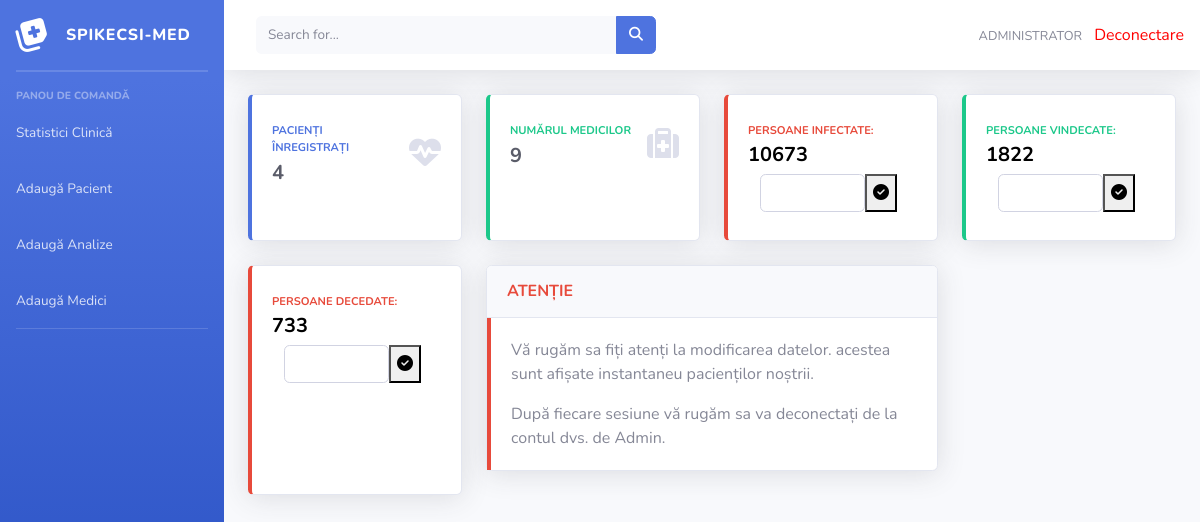
Page /administrator/index.php (signed in) on the earlier database version.
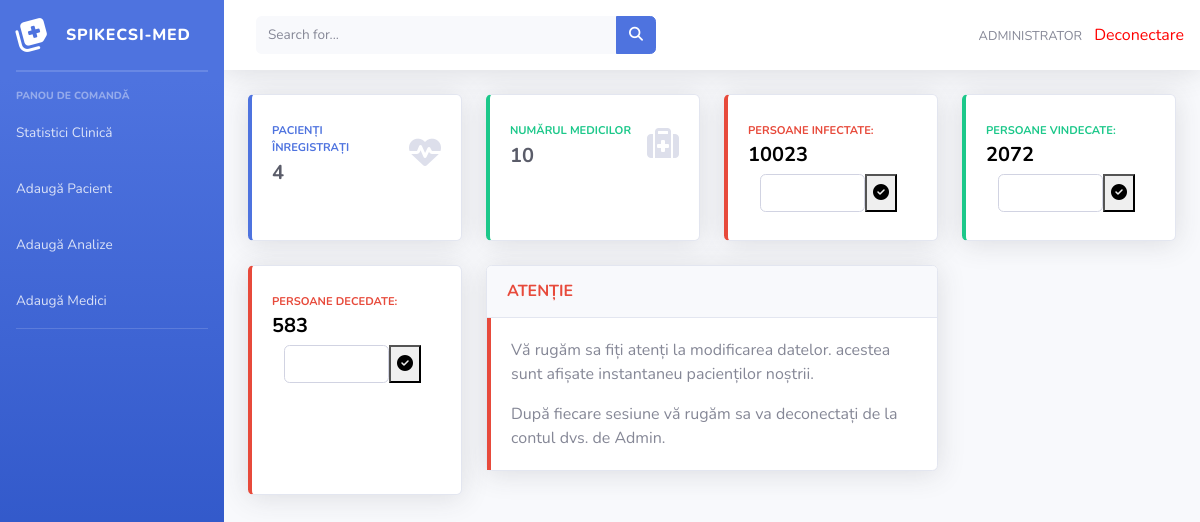
Same page on the later database version.
### tables this page shows
CREATE TABLE `statistici` (
  `p_infectate` int(11) NOT NULL,
  `p_vindecate` int(11) NOT NULL,
  `p_decedate` int(11) NOT NULL,
  `p_testate` int(11) NOT NULL
);

### administrator/components/small-stats.php (the view)
<?php
        function small_stats ()
        {
       $mysqli = new mysqli("localhost", 'root', '', 'licenta');
      $sql = "SELECT count(CNP) as nr_pacienti from pacienti";
      $result = mysqli_query($mysqli, $sql);
      while($row = mysqli_fetch_assoc($result)) {
            $num_conturi=$row['nr_pacienti'];
                              }
      $sql2 = "SELECT count(CNP) as nr_medici from medici";
      $result2 = mysqli_query($mysqli, $sql2);
      while($row2 = mysqli_fetch_assoc($result2)) {
            $num_medici=$row2['nr_medici'];
                              }
      $sql3 = "SELECT p_infectate from statistici";
      $result3 = mysqli_query($mysqli, $sql3);
      while($row3 = mysqli_fetch_assoc($result3)) {
            $pers_infectate=$row3['p_infectate'];
                              }
      $sql4 = "SELECT p_vindecate from statistici";
      $result4 = mysqli_query($mysqli, $sql4);
      while($row4 = mysqli_fetch_assoc($result4)) {
            $pers_vindecate=$row4['p_vindecate'];
                              }
      $sql5 = "SELECT p_decedate from statistici";
      $result5 = mysqli_query($mysqli, $sql5);
      while($row5 = mysqli_fetch_assoc($result5)) {
            $pers_decedate=$row5['p_decedate'];
                              }
            print '<div class="container-fluid">
          <div class="row">
            <div class="col-xl-3 col-md-6 mb-4">
              <div class="card border-left-primary shadow h-100 py-2">
                <div class="card-body">
                  <div class="row no-gutters align-items-center">
                    <div class="col mr-2">
                      <div class="text-xs font-weight-bold text-primary text-uppercase mb-1">pacienți înregistrați</div>
                      <div class="h5 mb-0 font-weight-bold text-gray-800">'.$num_conturi.'</div>
                    </div>
                    <div class="col-auto">
                      <i class="fas fa-heartbeat fa-2x text-gray-300"></i>
                    </div>
                  </div>
                </div>
              </div>
            </div>
            <div class="col-xl-3 col-md-6 mb-4">
              <div class="card border-left-success shadow h-100 py-2">
                <div class="card-body">
                  <div class="row no-gutters align-items-center">
                    <div class="col mr-2">
                      <div class="text-xs font-weight-bold text-success text-uppercase mb-1">Numărul medicilor</div>
                      <div class="h5 mb-0 font-weight-bold text-gray-800">'.$num_medici.'</div>
                    </div>
                    <div class="col-auto">
                      <i class="fas fa-medkit fa-2x text-gray-300"></i>
                    </div>
                  </div>
                </div>
              </div>
            </div>
            <div class="col-xl-3 col-md-6 mb-4">
              <div class="card border-left-danger shadow h-100 py-2">
                <div class="card-body">
                  <div class="row no-gutters align-items-center">
                    <div class="col mr-2">
                      <div class="text-xs font-weight-bold text-danger text-uppercase mb-1">Persoane infectate: <span style="font-size:20px; color: black;">'.$pers_infectate.' </span></div>
                      <div class="row no-gutters align-items-center">
                         <form action="/Licenta_Dash/administrator/update/update_pers_infectate.php" method="post">
                        <div class="col" style="display:flex;flex-direction:row;">
                          <input type="text-primary" class=" form-control" name="infectate" id="infectate">
                          <button type="submit" name="update_persoane_infectate"><i class="fas fa-check-circle"></i></button>
                          </form>
                        </div>
                      </div>
                    </div>
                  </div>
                </div>
              </div>
            </div>
            <div class="col-xl-3 col-md-6 mb-4">
              <div class="card border-left-success shadow h-100 py-2">
                <div class="card-body">
                  <div class="row no-gutters align-items-center">
                    <div class="col mr-2">
                      <div class="text-xs font-weight-bold text-success text-uppercase mb-1">Persoane vindecate: <span style="font-size:20px; color: black;">'.$pers_vindecate.'</span></div>
                      <div class="row no-gutters align-items-center">
                         <form action="/Licenta_Dash/administrator/update/update_pers_vindecate.php" method="post">
                        <div class="col" style="display:flex;flex-direction:row;">
                          <input type="text-primary" class=" form-control" name="vindecate" id="vindecate">
                          <button type="submit" name="update_persoane_vindecate"><i class="fas fa-check-circle"></i></button></form>
                        </div>
                      </div>
                    </div>
                  </div>
                </div>
              </div>
            </div>
            <div class="col-xl-3 col-md-6 mb-4">
              <div class="card border-left-danger shadow h-100 py-2">
                <div class="card-body">
                  <div class="row no-gutters align-items-center">
                    <div class="col mr-2">
                      <div class="text-xs font-weight-bold text-danger text-uppercase mb-1">Persoane decedate: <span style="font-size:20px; color: black;">'.$pers_decedate.'</span></div>
                      <div class="row no-gutters align-items-center">
                         <form action="/Licenta_Dash/administrator/update/update_pers_decedate.php" method="post">
                        <div class="col" style="display:flex;flex-direction:row;">
                          <input type="text-primary" class=" form-control" name="decedate" id="decedate">
                          <button type="submit" name="update_persoane_decedate"><i class="fas fa-check-circle"></i></button></form>
                        </div>
                      </div>
                    </div>
                  </div>
                </div>
              </div>
            </div>
            <div class="col-lg-6 mb-4">
              <div class="card shadow mb-4">
                <div class="card-header py-3">
                  <h6 class="m-0 font-weight-bold text-danger">ATENȚIE</h6>
                </div>
                <div class="card-body border-left-danger">
                  <p>Vă rugăm sa fiți atenți la modificarea datelor. acestea sunt afișate instantaneu pacienților noștrii.</p>
                  <p class="mb-0">După fiecare sesiune vă rugăm sa va deconectați de la contul dvs. de Admin.</p>
                </div>
              </div>
            </div>
          </div>
        </div>';
        }
?>

### administrator/index.php (shortened to what this page needs)
<?php
require_once 'components/sidebar.php';
require_once 'components/top-bar.php';
require_once 'components/small-stats.php';
?>
<!DOCTYPE html>
<html>
<head>
  <link href="../css/sb-admin-2.min.css" rel="stylesheet">
</head>
<body>
<div id="wrapper">
    <?php
    sidebar();
    ?>
    <div id="content-wrapper" style="d-flex flex column">
        <?php      top_bar();
        small_stats(); ?>
</body>
</html>

### administrator/components/sidebar.php
<?php
function sidebar ()
{
print '
<ul class="navbar-nav bg-gradient-primary sidebar sidebar-dark accordion" id="accordionSidebar">
      <a class="sidebar-brand d-flex align-items-center justify-content-center" href="localhost/admin/index.php">
        <div class="sidebar-brand-icon rotate-n-15">
          <i class="fas fa-notes-medical"></i>
        </div>
        <div class="sidebar-brand-text mx-3">SPIKECSI-MED</div>
      </a>
      <hr class="sidebar-divider my-0">
      <hr class="sidebar-divider">
      <div class="sidebar-heading">
        Panou de comandă
      </div>
      <li class="nav-item">
        <a class="nav-link" href="/Licenta_Dash/administrator/components/index.php" target="_self">
          <span>Statistici Clinică</span>
        </a>
      </li>
      <li class="nav-item">
        <a class="nav-link" href="/Licenta_Dash/administrator/components/adauga_pacient.php" target="_self">
          <span>Adaugă Pacient</span>
        </a>
      </li>
      <li class="nav-item">
        <a class="nav-link" href="/Licenta_Dash/administrator/components/adauga_analize.php" target="_self">
          <span>Adaugă Analize</span>
        </a>
      </li>
      <li class="nav-item">
        <a class="nav-link" href="/Licenta_Dash/administrator/components/adauga_medici.php" target="_self">
          <span>Adaugă Medici</span>
        </a>
      </li>
      <hr class="sidebar-divider">
    </ul>';
}
?>

### administrator/components/top-bar.php (shortened to what this page needs)
<?php
function top_bar ()
{
    print '
    <nav class="navbar navbar-expand navbar-light bg-white topbar mb-4 static-top shadow">
          <form class="d-none d-sm-inline-block form-inline mr-auto ml-md-3 my-2 my-md-0 mw-100 navbar-search">
            <div class="input-group">
              <input type="text" class="form-control bg-light border-0 small" placeholder="Search for..." aria-label="Search" aria-describedby="basic-addon2">
              <div class="input-group-append">
                <button class="btn btn-primary" type="button">
                  <i class="fas fa-search fa-sm"></i>
                </button>
              </div>
            </div>
          </form>
          <ul class="navbar-nav ml-auto">
            <li class="nav-item dropdown no-arrow">
                <span class="mr-2 d-none d-lg-inline text-gray-600 small">ADMINISTRATOR</span>
                <a href="index.php?logout" style="color:red ">Deconectare</a>
              </a>
            </li>
          </ul>
        </nav>';
}
?>

Differences in the rows shown:
removed statistici: p_infectate "10673", p_vindecate "1822", p_decedate "733"
added statistici: p_infectate "10023", p_vindecate "2072", p_decedate "583"
Other differences:
$num_medici: "9" → "10"
